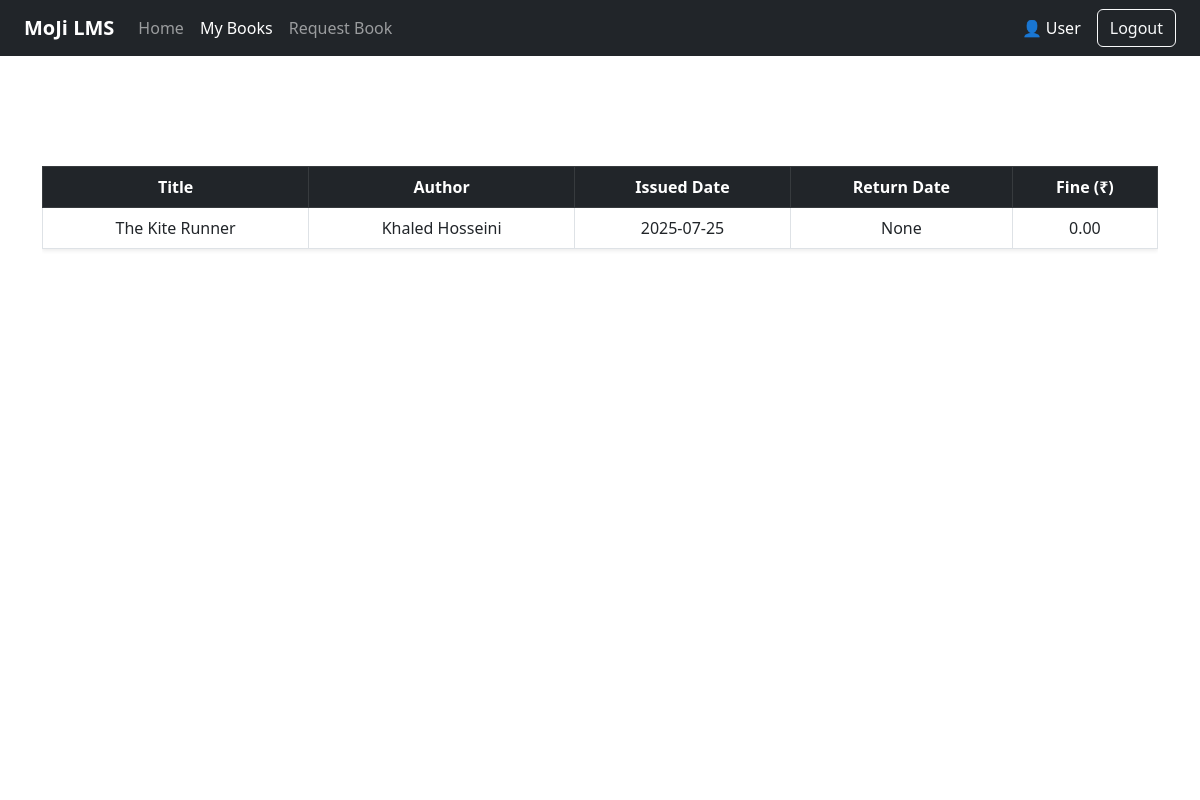
/my-books (signed in), run on the app's committed database.
### tables this page shows
CREATE TABLE issued_books (
            issue_id INTEGER PRIMARY KEY AUTOINCREMENT,
            user_id INTEGER,
            book_id INTEGER,
            issue_date TEXT,
            due_date TEXT,
            return_date TEXT,
            fine REAL DEFAULT 0,
            FOREIGN KEY(user_id) REFERENCES users(id),
            FOREIGN KEY(book_id) REFERENCES books(id)
        );

CREATE TABLE books (
            id INTEGER PRIMARY KEY AUTOINCREMENT,
            title TEXT NOT NULL,
            author TEXT NOT NULL,
            pages INTEGER NOT NULL,
            price REAL NOT NULL
        );

### app.py (the view)
@app.route('/my-books')
def user_issued_books():
    if 'user_id' not in session:
        flash('Please login to continue', 'danger')
        return redirect(url_for('login_user'))
    conn = get_db_connection()
    user_id = session['user_id']
    books = conn.execute('''
        SELECT b.title, b.author, i.issue_date, i.return_date, i.fine
        FROM issued_books i
        JOIN books b ON i.book_id = b.id
        WHERE i.user_id = ?
    ''', (user_id,)).fetchall()
    conn.close()
    return render_template('my_books.html', books=books)

### app.py (called while the page is built)
def get_db_connection():
    conn = sqlite3.connect('lms.db')
    conn.row_factory = sqlite3.Row
    return conn

### templates/my_books.html (shortened to what this page needs)
<!DOCTYPE html>
<html lang="en">
<head>
    <link href="https://cdn.jsdelivr.net/npm/bootstrap@5.3.0/dist/css/bootstrap.min.css" rel="stylesheet">
    <link rel="stylesheet" href="{{ url_for('static', filename='css/style.css') }}">
</head>
<body>
    <video autoplay muted loop class="bg-video">
        <source src="{{ url_for('static', filename='video/sparkle.mp4') }}" type="video/mp4">
    </video>
    <nav class="navbar navbar-expand-lg navbar-dark bg-dark px-4">
        <a class="navbar-brand fw-bold" href="{{ url_for('user_dashboard') }}">MoJi LMS</a>
        <div class="collapse navbar-collapse">
            <ul class="navbar-nav me-auto">
                <li class="nav-item"><a class="nav-link" href="{{ url_for('user_dashboard') }}">Home</a></li>
                <li class="nav-item"><a class="nav-link active" href="{{ url_for('user_issued_books') }}">My Books</a></li>
                <li class="nav-item"><a class="nav-link" href="{{ url_for('request_book_form') }}">Request Book</a></li>
            </ul>
            <span class="navbar-text text-white me-3">👤 {{ session.get('user_name', 'User') }}</span>
            <a class="btn btn-outline-light" href="{{ url_for('logout') }}">Logout</a>
        </div>
    </nav>
    <div class="container mt-5">
        <h2 class="text-center text-white mb-4"><b>My Issued Books</b></h2>
        <div class="table-responsive">
            <table class="table table-bordered table-hover shadow-sm bg-light">
                <thead class="table-dark text-center">
                    <tr>
                        <th>Title</th>
                        <th>Author</th>
                        <th>Issued Date</th>
                        <th>Return Date</th>
                        <th>Fine (₹)</th>
                    </tr>
                </thead>
                <tbody>
                    {% for book in books %}
                    <tr class="text-center">
                        <td>{{ book.title }}</td>
                        <td>{{ book.author }}</td>
                        <td>{{ book.issue_date }}</td>
                        <td>{{ book.return_date }}</td>
                        <td>{{ "%.2f"|format(book.fine or 0) }}</td>
                    </tr>
                    {% else %}
                    <tr>
                        <td colspan="5" class="text-center text-danger">No books issued yet.</td>
                    </tr>
                    {% endfor %}
                </tbody>
            </table>
        </div>
    </div>
</body>
</html>

### static/css/style.css (style rules this page uses)
.bg-video { position: fixed; top: 0; left: 0; object-fit: cover; width: 100%; height: 100%; z-index: -1; }
.navbar .nav-link { font-weight: 500; transition: 0.3s; }

### data on the page
issued_books: title "The Kite Runner", author "Khaled Hosseini", issue_date "2025-07-25", return_date "None", fine "0.00"

### other printed values
{{ session.get('user_name', 'User') }} "User"
